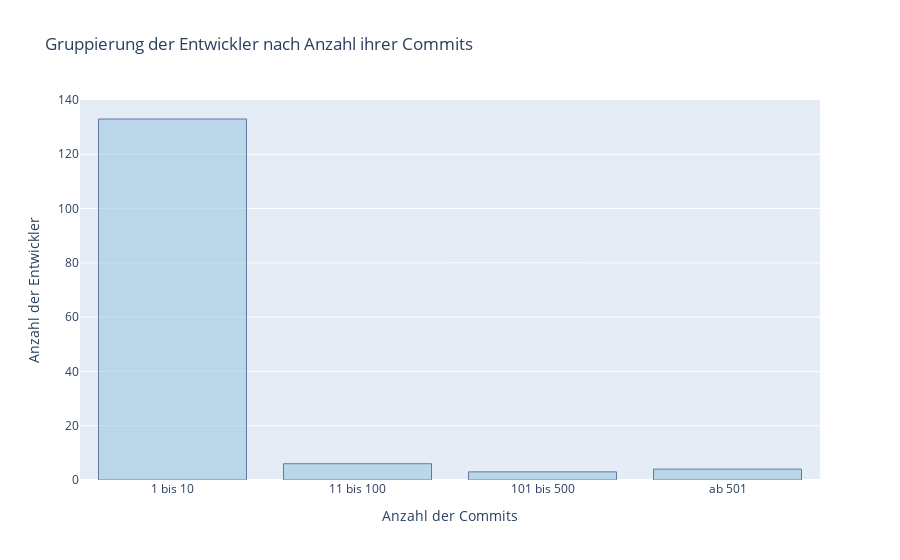

The cell this chart's notebook holds for it:
### Markdown cell above
### Entwickler und Anzahl Commits - allgemein

### Code cell
# Gruppierung Entwickler nach Anzahl Commits
authorsByCommitCount = %cypher MATCH (a:Author)-[:COMMITTED]->(c:Commit)-[:CONTAINS_CHANGE]->(:Change)-[]->(file:File) \
                           WHERE NOT c:Merge AND NOT a.name CONTAINS "Spring" \
                           RETURN a.name as Entwickler, count(DISTINCT c) AS Commits

authorsByCommitCount_df = authorsByCommitCount.get_dataframe()

count_1_to_10 = 0
count_11_to_100 = 0
count__101_to_500 = 0
count__501_to_inf = 0
for i, row in authorsByCommitCount_df.iterrows():
    if row['Commits'] >= 501:
        count__501_to_inf += 1
    elif row['Commits'] >= 101:
        count__101_to_500 += 1
    elif row['Commits'] >= 11:
        count_11_to_100 += 1
    elif row['Commits'] >= 1:
        count_1_to_10 += 1

data = dict()
data['commit_count_intervals'] = ['1 bis 10', '11 bis 100', '101 bis 500', 'ab 501']
data['author_count'] = [count_1_to_10, count_11_to_100, count__101_to_500, count__501_to_inf]

authorCountGroupedByCommitCount_df = pandas.DataFrame(data=data)
fig = px.fig = px.bar(authorCountGroupedByCommitCount_df, x='commit_count_intervals', y='author_count', 
                      title='Gruppierung der Entwickler nach Anzahl ihrer Commits',
                      labels={'commit_count_intervals':'Anzahl der Commits', 'author_count': 'Anzahl der Entwickler'})
fig.update_traces(marker_color='rgb(158,202,225)', marker_line_color='rgb(8,48,107)',
                  marker_line_width=1, opacity=0.6)
fig.show()

### Figure 1 — Plotly figure (JSON) as saved in the notebook; plotly's stock layout.template omitted (floating-point values rounded to 4 significant figures)
{"data": [{"alignmentgroup": "True", "hovertemplate": "Anzahl der Commits=%{x}<br>Anzahl der Entwickler=%{y}<extra></extra>", "legendgroup": "", "marker": {"color": "rgb(158,202,225)", "line": {"color": "rgb(8,48,107)", "width": 1}, "pattern": {"shape": ""}}, "name": "", "offsetgroup": "", "opacity": 0.6, "orientation": "v", "showlegend": false, "textposition": "auto", "type": "bar", "x": ["1 bis 10", "11 bis 100", "101 bis 500", "ab 501"], "xaxis": "x", "y": [133, 6, 3, 4], "yaxis": "y"}], "layout": {"barmode": "relative", "legend": {"tracegroupgap": 0}, "title": {"text": "Gruppierung der Entwickler nach Anzahl ihrer Commits"}, "xaxis": {"anchor": "y", "domain": [0, 1], "title": {"text": "Anzahl der Commits"}}, "yaxis": {"anchor": "x", "domain": [0, 1], "title": {"text": "Anzahl der Entwickler"}}}}
